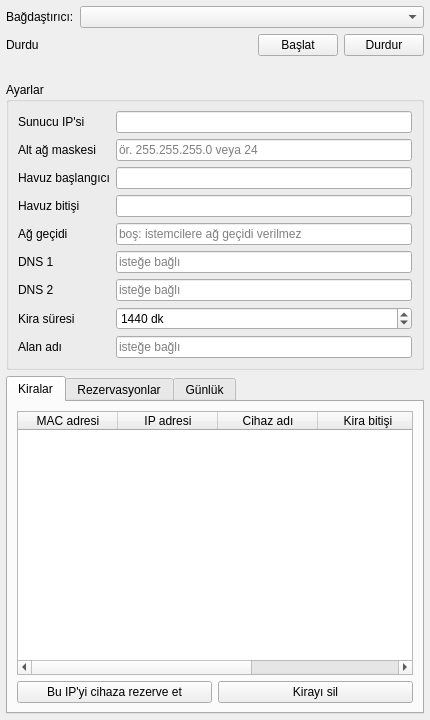
<?xml version="1.0" encoding="UTF-8"?>
<ui version="4.0">
 <class>DhcpServerPanel</class>
 <widget class="QWidget" name="DhcpServerPanel">
  <property name="geometry">
   <rect><x>0</x><y>0</y><width>430</width><height>720</height></rect>
  </property>
  <property name="windowTitle">
   <string>DHCP sunucusu</string>
  </property>
  <layout class="QVBoxLayout" name="layoutMain">
   <property name="leftMargin"><number>6</number></property>
   <property name="topMargin"><number>6</number></property>
   <property name="rightMargin"><number>6</number></property>
   <property name="bottomMargin"><number>6</number></property>
   <item>
    <layout class="QHBoxLayout" name="layoutAdapter">
     <item>
      <widget class="QLabel" name="lblAdapter">
       <property name="text"><string>Bağdaştırıcı:</string></property>
      </widget>
     </item>
     <item>
      <widget class="QComboBox" name="cmbAdapter">
       <property name="sizePolicy">
        <sizepolicy hsizetype="Expanding" vsizetype="Fixed"><horstretch>1</horstretch><verstretch>0</verstretch></sizepolicy>
       </property>
      </widget>
     </item>
    </layout>
   </item>
   <item>
    <layout class="QHBoxLayout" name="layoutControl">
     <item>
      <widget class="QLabel" name="lblStatus">
       <property name="text"><string>Durdu</string></property>
       <property name="sizePolicy">
        <sizepolicy hsizetype="Expanding" vsizetype="Preferred"><horstretch>1</horstretch><verstretch>0</verstretch></sizepolicy>
       </property>
      </widget>
     </item>
     <item>
      <widget class="QPushButton" name="btnStart">
       <property name="text"><string>Başlat</string></property>
      </widget>
     </item>
     <item>
      <widget class="QPushButton" name="btnStop">
       <property name="text"><string>Durdur</string></property>
      </widget>
     </item>
    </layout>
   </item>
   <item>
    <widget class="QLabel" name="lblWarning">
     <property name="text"><string/></property>
     <property name="wordWrap"><bool>true</bool></property>
    </widget>
   </item>
   <item>
    <widget class="QGroupBox" name="grpSettings">
     <property name="title"><string>Ayarlar</string></property>
     <layout class="QFormLayout" name="formSettings">
      <property name="fieldGrowthPolicy"><enum>QFormLayout::AllNonFixedFieldsGrow</enum></property>
      <item row="0" column="0"><widget class="QLabel" name="lblServerIp"><property name="text"><string>Sunucu IP'si</string></property></widget></item>
      <item row="0" column="1"><widget class="QLineEdit" name="edServerIp"><property name="toolTip"><string>Kartın statik adresi; istemciler sunucuyu bu adresle görür</string></property></widget></item>
      <item row="1" column="0"><widget class="QLabel" name="lblMask"><property name="text"><string>Alt ağ maskesi</string></property></widget></item>
      <item row="1" column="1"><widget class="QLineEdit" name="edMask"><property name="placeholderText"><string>ör. 255.255.255.0 veya 24</string></property></widget></item>
      <item row="2" column="0"><widget class="QLabel" name="lblPoolStart"><property name="text"><string>Havuz başlangıcı</string></property></widget></item>
      <item row="2" column="1"><widget class="QLineEdit" name="edPoolStart"/></item>
      <item row="3" column="0"><widget class="QLabel" name="lblPoolEnd"><property name="text"><string>Havuz bitişi</string></property></widget></item>
      <item row="3" column="1"><widget class="QLineEdit" name="edPoolEnd"/></item>
      <item row="4" column="0"><widget class="QLabel" name="lblGateway"><property name="text"><string>Ağ geçidi</string></property></widget></item>
      <item row="4" column="1"><widget class="QLineEdit" name="edGateway"><property name="placeholderText"><string>boş: istemcilere ağ geçidi verilmez</string></property></widget></item>
      <item row="5" column="0"><widget class="QLabel" name="lblDns1"><property name="text"><string>DNS 1</string></property></widget></item>
      <item row="5" column="1"><widget class="QLineEdit" name="edDns1"><property name="placeholderText"><string>isteğe bağlı</string></property></widget></item>
      <item row="6" column="0"><widget class="QLabel" name="lblDns2"><property name="text"><string>DNS 2</string></property></widget></item>
      <item row="6" column="1"><widget class="QLineEdit" name="edDns2"><property name="placeholderText"><string>isteğe bağlı</string></property></widget></item>
      <item row="7" column="0"><widget class="QLabel" name="lblLease"><property name="text"><string>Kira süresi</string></property></widget></item>
      <item row="7" column="1">
       <widget class="QSpinBox" name="spnLease">
        <property name="suffix"><string> dk</string></property>
        <property name="minimum"><number>1</number></property>
        <property name="maximum"><number>43200</number></property>
        <property name="value"><number>1440</number></property>
       </widget>
      </item>
      <item row="8" column="0"><widget class="QLabel" name="lblDomain"><property name="text"><string>Alan adı</string></property></widget></item>
      <item row="8" column="1"><widget class="QLineEdit" name="edDomain"><property name="placeholderText"><string>isteğe bağlı</string></property></widget></item>
     </layout>
    </widget>
   </item>
   <item>
    <widget class="QTabWidget" name="tabs">
     <property name="currentIndex"><number>0</number></property>
     <widget class="QWidget" name="tabLeases">
      <attribute name="title"><string>Kiralar</string></attribute>
      <layout class="QVBoxLayout" name="layoutLeases">
       <item>
        <widget class="QTableWidget" name="tblLeases">
         <property name="editTriggers"><set>QAbstractItemView::NoEditTriggers</set></property>
         <property name="selectionBehavior"><enum>QAbstractItemView::SelectRows</enum></property>
         <property name="alternatingRowColors"><bool>true</bool></property>
         <column><property name="text"><string>MAC adresi</string></property></column>
         <column><property name="text"><string>IP adresi</string></property></column>
         <column><property name="text"><string>Cihaz adı</string></property></column>
         <column><property name="text"><string>Kira bitişi</string></property></column>
         <column><property name="text"><string>Durum</string></property></column>
        </widget>
       </item>
       <item>
        <layout class="QHBoxLayout" name="layoutLeaseButtons">
         <item><widget class="QPushButton" name="btnReserve"><property name="text"><string>Bu IP'yi cihaza rezerve et</string></property></widget></item>
         <item><widget class="QPushButton" name="btnDeleteLease"><property name="text"><string>Kirayı sil</string></property></widget></item>
        </layout>
       </item>
      </layout>
     </widget>
     <widget class="QWidget" name="tabReservations">
      <attribute name="title"><string>Rezervasyonlar</string></attribute>
      <layout class="QVBoxLayout" name="layoutReservations">
       <item>
        <widget class="QTableWidget" name="tblReservations">
         <property name="alternatingRowColors"><bool>true</bool></property>
         <column><property name="text"><string>MAC adresi</string></property></column>
         <column><property name="text"><string>IP adresi</string></property></column>
         <column><property name="text"><string>Ad</string></property></column>
        </widget>
       </item>
       <item>
        <layout class="QHBoxLayout" name="layoutResButtons">
         <item><widget class="QPushButton" name="btnAddReservation"><property name="text"><string>Ekle</string></property></widget></item>
         <item><widget class="QPushButton" name="btnRemoveReservation"><property name="text"><string>Sil</string></property></widget></item>
         <item><widget class="QPushButton" name="btnSaveReservations"><property name="text"><string>Kaydet</string></property></widget></item>
        </layout>
       </item>
      </layout>
     </widget>
     <widget class="QWidget" name="tabLog">
      <attribute name="title"><string>Günlük</string></attribute>
      <layout class="QVBoxLayout" name="layoutLog">
       <item>
        <widget class="QPlainTextEdit" name="txtLog">
         <property name="readOnly"><bool>true</bool></property>
         <property name="maximumBlockCount"><number>2000</number></property>
        </widget>
       </item>
       <item><widget class="QPushButton" name="btnClearLog"><property name="text"><string>Temizle</string></property></widget></item>
      </layout>
     </widget>
    </widget>
   </item>
  </layout>
 </widget>
 <resources/>
 <connections/>
</ui>
